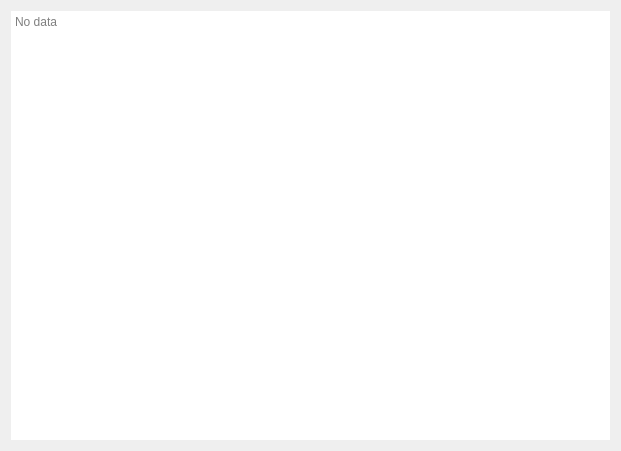
<?xml version="1.0" encoding="UTF-8"?>
<ui version="4.0">
 <class>AboutBook</class>
 <widget class="QWidget" name="AboutBook">
  <property name="geometry">
   <rect>
    <x>0</x>
    <y>0</y>
    <width>621</width>
    <height>451</height>
   </rect>
  </property>
  <property name="windowTitle">
   <string>Form</string>
  </property>
  <layout class="QHBoxLayout" name="horizontalLayout">
   <item>
    <widget class="QTextBrowser" name="textBrowser">
     <property name="frameShape">
      <enum>QFrame::Shape::NoFrame</enum>
     </property>
     <property name="markdown">
      <string/>
     </property>
     <property name="placeholderText">
      <string>No data</string>
     </property>
     <property name="source">
      <url>
       <string>about:blank</string>
      </url>
     </property>
     <property name="openLinks">
      <bool>true</bool>
     </property>
    </widget>
   </item>
  </layout>
 </widget>
 <resources/>
 <connections/>
</ui>
